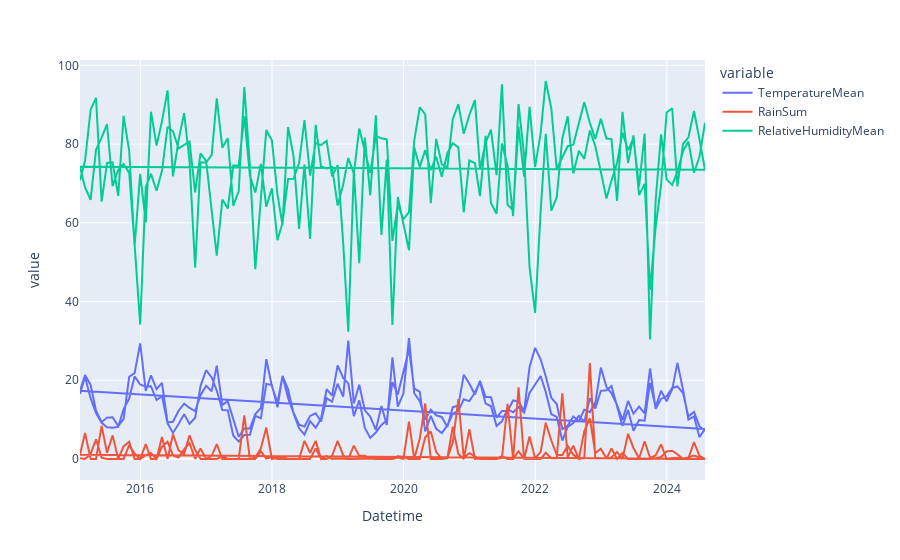

Notebook code for this chart:
### Code cell
def lineChart(dataset,variable,startDate,endDate,period):


    dataset["Datetime"] = pd.to_datetime(dataset["Datetime"])
    daterange = pd.date_range(startDate, endDate, freq=period)

    filtered_dataset = dataset[dataset["Datetime"].isin(daterange)]

    fig = px.line(filtered_dataset, y=variable,x = "Datetime")
    fig.show()

startDate = pd.Timestamp("2015-01-01", tz='UTC')
endDate = pd.Timestamp("2024-07-31", tz='UTC')
variable = ["TemperatureMean","RainSum","RelativeHumidityMean"]
period = "M"
print(lineChart(dataset,variable,startDate,endDate,period))

### Figure 1 — Plotly figure (JSON) as saved in the notebook; plotly's stock layout.template omitted (floating-point values rounded to 4 significant figures; data arrays with more than 128 entries replaced by an {"elided": "..."} marker saying what was removed)
{"data": [{"hovertemplate": "variable=TemperatureMean<br>Datetime=%{x}<br>value=%{y}<extra></extra>", "legendgroup": "TemperatureMean", "line": {"color": "#636efa", "dash": "solid"}, "marker": {"symbol": "circle"}, "mode": "lines", "name": "TemperatureMean", "orientation": "v", "showlegend": true, "type": "scatter", "x": {"elided": "230 str values"}, "xaxis": "x", "y": {"elided": "230 float values"}, "yaxis": "y"}, {"hovertemplate": "variable=RainSum<br>Datetime=%{x}<br>value=%{y}<extra></extra>", "legendgroup": "RainSum", "line": {"color": "#EF553B", "dash": "solid"}, "marker": {"symbol": "circle"}, "mode": "lines", "name": "RainSum", "orientation": "v", "showlegend": true, "type": "scatter", "x": {"elided": "230 str values"}, "xaxis": "x", "y": {"elided": "230 float values"}, "yaxis": "y"}, {"hovertemplate": "variable=RelativeHumidityMean<br>Datetime=%{x}<br>value=%{y}<extra></extra>", "legendgroup": "RelativeHumidityMean", "line": {"color": "#00cc96", "dash": "solid"}, "marker": {"symbol": "circle"}, "mode": "lines", "name": "RelativeHumidityMean", "orientation": "v", "showlegend": true, "type": "scatter", "x": {"elided": "230 str values"}, "xaxis": "x", "y": {"elided": "230 float values"}, "yaxis": "y"}], "layout": {"legend": {"title": {"text": "variable"}, "tracegroupgap": 0}, "margin": {"t": 60}, "xaxis": {"anchor": "y", "domain": [0, 1], "title": {"text": "Datetime"}}, "yaxis": {"anchor": "x", "domain": [0, 1], "title": {"text": "value"}}}}
